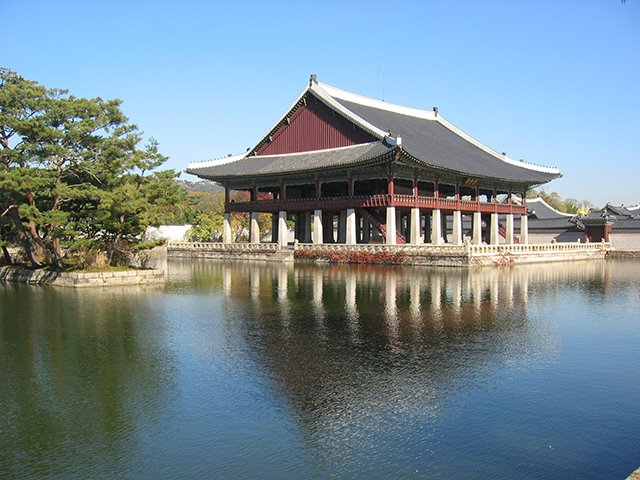
#> input picture test.jpg, 640 x 480 px, found by its file name
$ python 02_Image_Transformation.py
#> lines starting #> are read from the running program, lines starting #| are printed output that depends on the picture; long printed decimals are rounded
import cv2
import numpy as np

timeout = 500

srcImage = cv2.imread("D:/Mywork/OpenCV/test.jpg", cv2.IMREAD_COLOR)
#> srcImage is the input picture: shape (480, 640, 3); mean B, G, R 147.2, 138.2, 119.2
H, W, C = srcImage.shape
#> H = 480; W = 640; C = 3
print(srcImage.shape)
#| (480, 640, 3)
cv2.imshow('origin', srcImage)
cv2.waitKey(timeout)

# scaling
## shrink
newH = int(H * 0.5)
#> newH = 240
newW = int(W * 0.5)
#> newW = 320
newImage = cv2.resize(srcImage, (newW, newH))
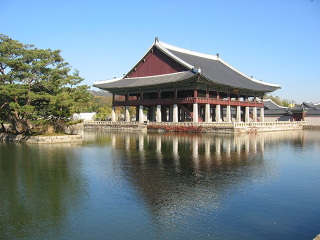
#> newImage: shape (240, 320, 3); mean B, G, R 147.3, 138.3, 119.3
print(newImage.shape)
#| (240, 320, 3)
cv2.imshow('shrink', newImage)
cv2.waitKey(timeout)

## enlarge
newH = int(H * 2)
#> newH = 960
newW = int(W * 2)
#> newW = 1280
newImage = cv2.resize(srcImage, (newW, newH))
#> newImage: shape (960, 1280, 3)
print(newImage.shape)
#| (960, 1280, 3)
cv2.imshow('enlarge', newImage)
cv2.waitKey(timeout)


### Nearest neighbor interpolation
### src -> dst
### src_x = int(dst_x * (src_H / dst_H))
newH = int(H / 2)
#> newH = 240
newW = int(W / 2)
#> newW = 320
dstImage = np.zeros((newH, newW, 3), dtype = np.uint8)
for newI in range(newH):
    for newJ in range(newW):
        i = int(newI * H / newH)
        j = int(newJ * W / newW)
        dstImage[newI, newJ, :] = srcImage[i, j, :]
print(dstImage.shape)
#| (240, 320, 3)
cv2.imshow('NNI', dstImage)
cv2.waitKey(timeout)

### Double linear interpolation
### If there is 4 points (0, 0), (0, 1), (1, 0) and (1, 1) then the DLI is
### f(x, y) = f(0, 0)(1 - x)(1 - y) + f(1, 0)x(1 - y) + f(0, 1)(1 - x)y + f(1, 1)xy


# cut the image
dstImage = srcImage[80:400, 80:560]
#> dstImage: shape (320, 480, 3)
print(dstImage.shape)
#| (320, 480, 3)
cv2.imshow('cut', dstImage)
cv2.waitKey(timeout)


# translation
shiftMatrix = np.float32([[1, 0, 100], [0, 1, 200]])
dstImage = cv2.warpAffine(srcImage, shiftMatrix, (W, H))
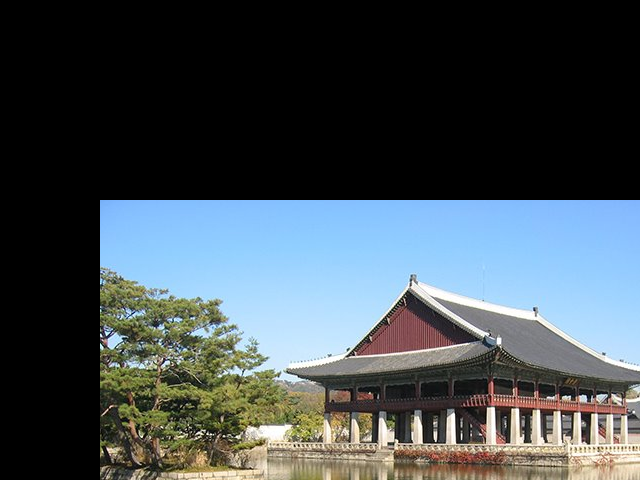
#> dstImage: shape (480, 640, 3); mean B, G, R 81.7, 77, 67.8
cv2.imshow('translation', dstImage)
cv2.waitKey(timeout)

### homographic
### [[1, 0, 100], [0, 1, 200]] = [[1, 0], [0, 1]], [[100], [200]]
### [[1, 0], [0, 1]] * [x, y] + [[100], [200]] = [x + 100, y + 200]

# flipping
dstImage = np.flip(srcImage, axis = 0)
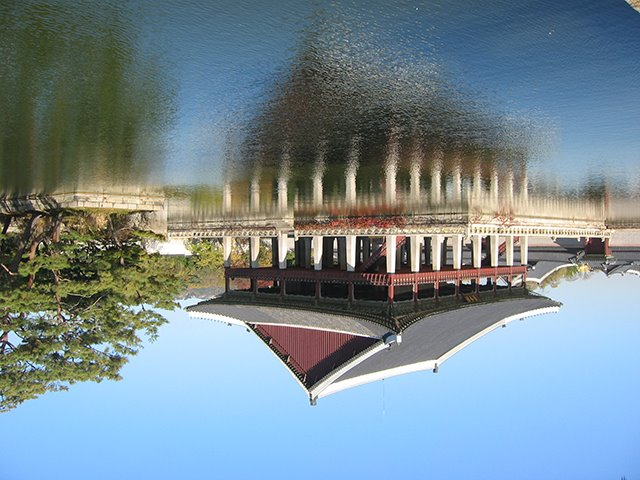
#> dstImage: shape (480, 640, 3); mean B, G, R 147.2, 138.2, 119.2
cv2.imshow('upside dowm', dstImage)
cv2.waitKey(timeout)
dstImage = np.flip(srcImage, axis = 1)
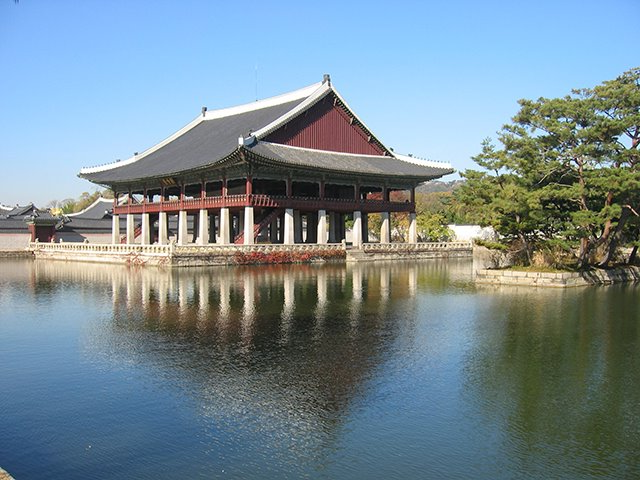
#> dstImage: shape (480, 640, 3); mean B, G, R 147.2, 138.2, 119.2
cv2.imshow('leftside right', dstImage)
cv2.waitKey(timeout)


# mirror
line = np.zeros((H, 1, 3), dtype = np.uint8) # dtype is very very important!
line[:, :, 2] = 255
mirror = np.concatenate((srcImage, line, dstImage), axis = 1)
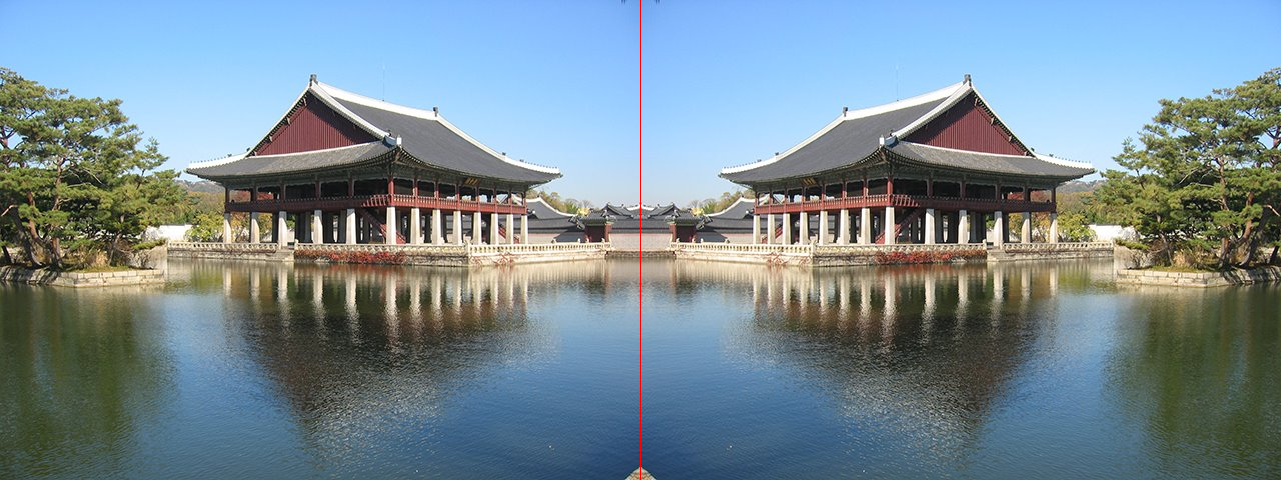
#> mirror: shape (480, 1281, 3); mean B, G, R 147.1, 138.1, 119.3
cv2.imshow('mirror', mirror)
cv2.waitKey(timeout)


# scaling
scalingMatrix = np.float32([[0.5, 0, 0], [0, 0.5, 0]])
dstImage = cv2.warpAffine(srcImage, scalingMatrix, (W // 2, H // 2))
print(scalingMatrix)
cv2.imshow('scaling', dstImage)
cv2.waitKey(timeout)


# affine
affineSourceMatrix = np.float32([[0, 0], [0, H - 1], [W - 1, 0]])
#> affineSourceMatrix = [[0, 0], [0, 479], [639, 0]]
affineDestMatrix = np.float32([[50, 50], [300, H - 200], [W - 300, 100]])
affineMatrix = cv2.getAffineTransform(affineSourceMatrix, affineDestMatrix)
dstImage = cv2.warpAffine(srcImage, affineMatrix, (W, H))
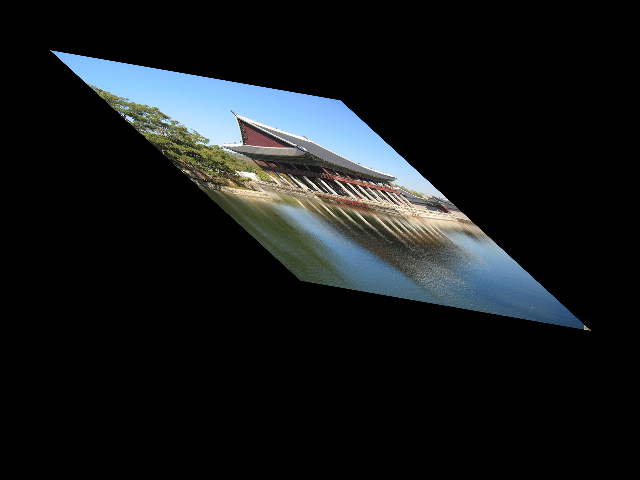
#> dstImage: shape (480, 640, 3); mean B, G, R 26.1, 24.5, 21.1
print(affineMatrix)
#| [[ 0.4538  0.5219 50.        ]
#|  [ 0.07825  0.4802 50.        ]]
cv2.imshow('affine', dstImage)
cv2.waitKey(timeout)


#rotation
## cv2.getRotationMatrix2D(center, angle, scaling)
rotationMatrix = cv2.getRotationMatrix2D((W // 2, H // 2), 45, 0.5)
print(rotationMatrix)
#| [[  0.3536   0.3536 122.010]
#|  [ -0.3536   0.3536 268.284]]
dstImage = cv2.warpAffine(srcImage, rotationMatrix, (W, H))
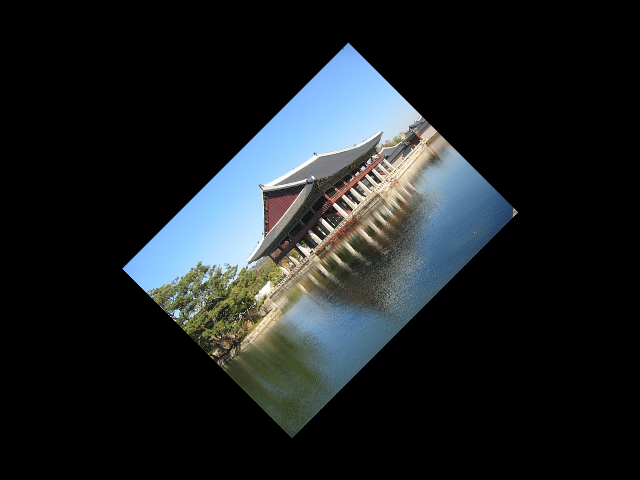
#> dstImage: shape (480, 640, 3); mean B, G, R 36.8, 34.6, 29.8
cv2.imshow('rotation', dstImage)
cv2.waitKey(timeout)
